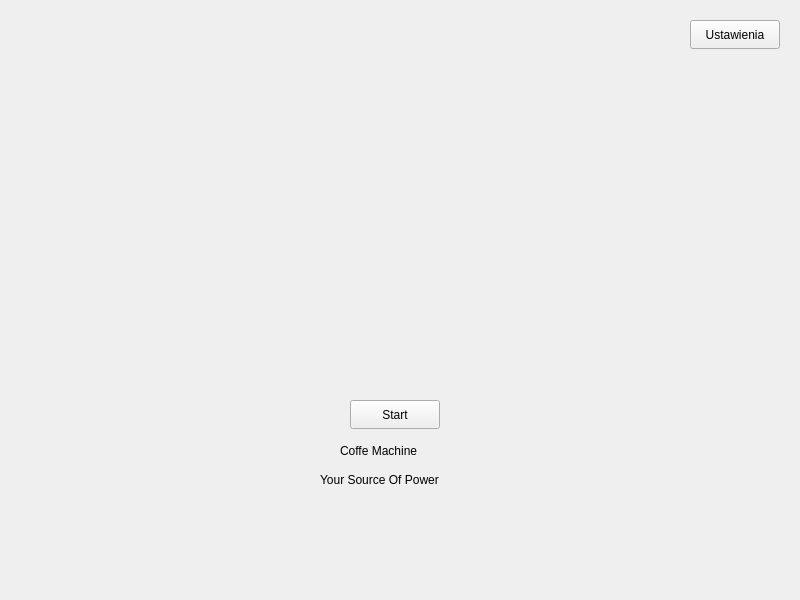
<?xml version="1.0" encoding="UTF-8"?>
<ui version="4.0">
 <class>MainWindow</class>
 <widget class="QMainWindow" name="MainWindow">
  <property name="geometry">
   <rect>
    <x>0</x>
    <y>0</y>
    <width>800</width>
    <height>600</height>
   </rect>
  </property>
  <property name="windowTitle">
   <string>MainWindow</string>
  </property>
  <property name="layoutDirection">
   <enum>Qt::LayoutDirection::LeftToRight</enum>
  </property>
  <widget class="QWidget" name="centralwidget">
   <widget class="QPushButton" name="Settings_button">
    <property name="geometry">
     <rect>
      <x>690</x>
      <y>20</y>
      <width>90</width>
      <height>29</height>
     </rect>
    </property>
    <property name="text">
     <string>Ustawienia</string>
    </property>
   </widget>
   <widget class="QPushButton" name="pushButton_2">
    <property name="geometry">
     <rect>
      <x>350</x>
      <y>400</y>
      <width>90</width>
      <height>29</height>
     </rect>
    </property>
    <property name="text">
     <string>Start</string>
    </property>
   </widget>
   <widget class="QLabel" name="Title">
    <property name="geometry">
     <rect>
      <x>340</x>
      <y>420</y>
      <width>121</width>
      <height>61</height>
     </rect>
    </property>
    <property name="layoutDirection">
     <enum>Qt::LayoutDirection::LeftToRight</enum>
    </property>
    <property name="text">
     <string>Coffe Machine</string>
    </property>
   </widget>
   <widget class="QLabel" name="Motto">
    <property name="geometry">
     <rect>
      <x>320</x>
      <y>470</y>
      <width>181</width>
      <height>20</height>
     </rect>
    </property>
    <property name="text">
     <string>Your Source Of Power</string>
    </property>
   </widget>
  </widget>
 </widget>
 <resources/>
 <connections/>
</ui>
